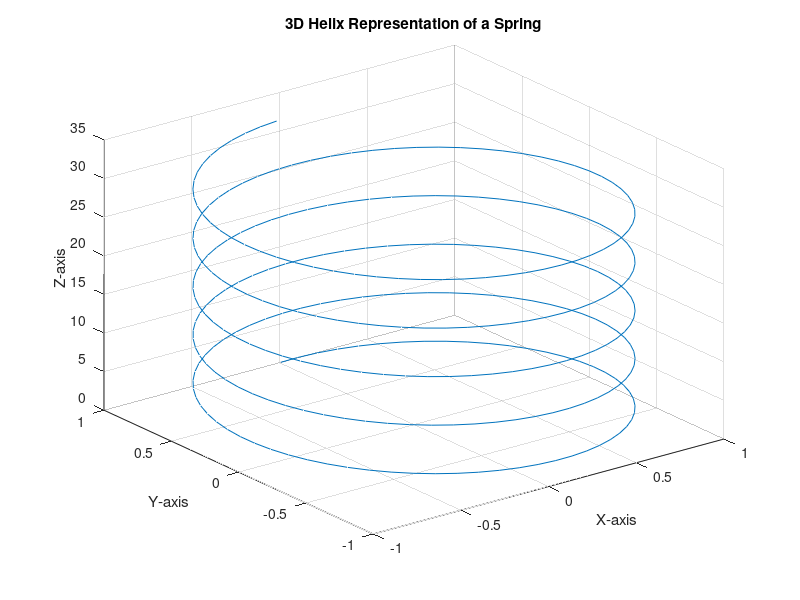

Recreate this plot in MATLAB.
t = 0:0.1:10*pi; % Parameter
x = sin(t);      % X coordinates
y = cos(t);      % Y coordinates
z = t;           % Z coordinates
plot3(x, y, z);  % Create the 3D plot
grid on;         % Add a grid for better visualization
xlabel('X-axis');
ylabel('Y-axis');
zlabel('Z-axis');
title('3D Helix Representation of a Spring');